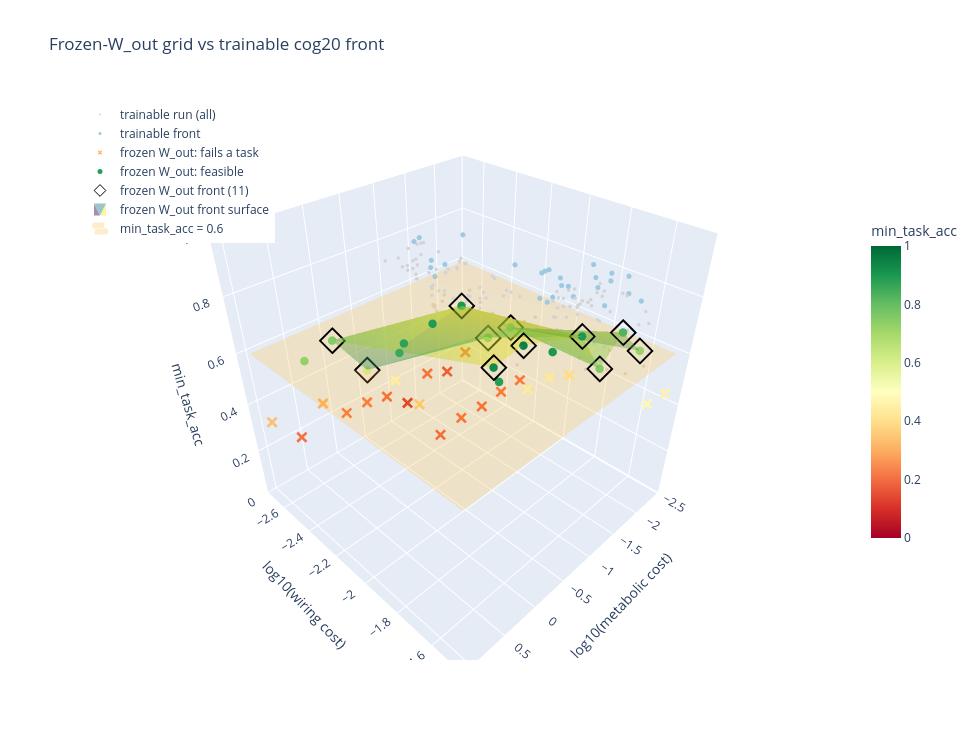

The notebook cell this image was saved under:
### Markdown cell above
## 4. The front (3D, interactive)

Grid networks coloured by accuracy (x = fails a task), the grid's front as a surface (Viridis) and big
markers; the trainable front run in light grey, its front as light-blue dots. Orange plane: 0.6.

### Code cell
def xyz(s):
    return dict(x=np.log10(s.metabolic_cost), y=np.log10(s.wiring_cost), z=s.min_task_acc)

def hov(s):
    return [f"rate budget {r.rate_budget:.3g}, wiring budget {r.conn_budget:.3g}<br>min_task_acc={r.min_task_acc:.3f} "
            f"mean={r.mean_acc:.3f}<br>metabolic={r.metabolic_cost:.4g} wiring={r.wiring_cost:.4g} conn_frac={r.conn_frac:.3f}"
            for r in s.itertuples()]

gf, gb = g[g.is_feasible], g[~g.is_feasible]
gp = g[g.is_pareto]
traces = [
    go.Scatter3d(**xyz(ref), mode="markers", name="trainable run (all)", marker=dict(size=2, color="lightgrey"), hoverinfo="skip"),
    go.Scatter3d(**xyz(ref[ref.is_pareto]), mode="markers", name="trainable front", marker=dict(size=3, color="#9ecae1"), hoverinfo="skip"),
    go.Scatter3d(**xyz(gb), mode="markers", name="frozen W_out: fails a task", hovertext=hov(gb), hoverinfo="text",
                 marker=dict(size=4, symbol="x", color=gb.min_task_acc, colorscale="RdYlGn", cmin=0, cmax=1)),
    go.Scatter3d(**xyz(gf), mode="markers", name="frozen W_out: feasible", hovertext=hov(gf), hoverinfo="text",
                 marker=dict(size=5, color=gf.min_task_acc, colorscale="RdYlGn", cmin=0, cmax=1,
                             colorbar=dict(title="min_task_acc", x=1.02, len=0.6))),
    go.Scatter3d(**xyz(gp), mode="markers", name=f"frozen W_out front ({len(gp)})", hovertext=hov(gp), hoverinfo="text",
                 marker=dict(size=9, color="black", symbol="diamond-open")),
]
if len(gp) >= 3:
    traces.append(go.Mesh3d(**xyz(gp), delaunayaxis="z", intensity=gp.min_task_acc, colorscale="Viridis", cmin=0, cmax=1,
                            opacity=0.45, name="frozen W_out front surface", showlegend=True, showscale=False, hoverinfo="skip"))
allx, ally = np.log10(pd.concat([g.metabolic_cost, ref.metabolic_cost])), np.log10(pd.concat([g.wiring_cost, ref.wiring_cost]))
traces.append(go.Surface(x=[allx.min(), allx.max()], y=[ally.min(), ally.max()], z=[[FEASIBLE_MIN_TASK_ACC] * 2] * 2,
                         colorscale=[[0, "orange"], [1, "orange"]], opacity=0.2, showscale=False,
                         name="min_task_acc = 0.6", showlegend=True, hoverinfo="skip"))
fig = go.Figure(traces)
fig.update_layout(title="Frozen-W_out grid vs trainable cog20 front",
                  scene=dict(xaxis_title="log10(metabolic cost)", yaxis_title="log10(wiring cost)",
                             zaxis_title="min_task_acc", zaxis=dict(range=[0, 1]), aspectmode="cube"),
                  width=980, height=740, legend=dict(x=0.0, y=1.0))
fig.show()

### Figure 1 — Plotly figure (JSON) as saved in the notebook; plotly's stock layout.template omitted (floating-point values rounded to 4 significant figures; data arrays with more than 128 entries replaced by an {"elided": "..."} marker saying what was removed)
{"data": [{"hoverinfo": "skip", "marker": {"color": "lightgrey", "size": 2}, "mode": "markers", "name": "trainable run (all)", "type": "scatter3d", "x": {"elided": "144 float values"}, "y": {"elided": "144 float values"}, "z": {"elided": "144 float values"}}, {"hoverinfo": "skip", "marker": {"color": "#9ecae1", "size": 3}, "mode": "markers", "name": "trainable front", "type": "scatter3d", "x": [-1.908, -1.184, -1.246, -2.139, -1.32, -2.2, -2.229, -1.275, -1.598, -0.9442, -1.66, -1.51, -1.262, -1.271, -1.573, -2.147, -1.719, -1.186, -1.79, -1.038, -2.18, -1.638, -1.53, -0.9973, -1.563, -2.096, -1.508], "y": [-2.201, -2.369, -1.773, -2.603, -1.852, -2.132, -2.101, -1.577, -2.697, -2.359, -1.58, -1.81, -1.813, -1.638, -1.724, -2.1, -1.686, -1.852, -2.671, -1.728, -1.626, -1.813, -1.634, -2.386, -1.57, -1.812, -2.699], "z": [0.7609, 0.7859, 0.8703, 0.7547, 0.7859, 0.7219, 0.7391, 0.9359, 0.7672, 0.825, 0.8578, 0.8313, 0.8203, 0.9297, 0.9172, 0.7422, 0.7812, 0.8125, 0.6016, 0.9266, 0.7656, 0.7828, 0.9187, 0.7875, 0.9234, 0.7672, 0.7594]}, {"hoverinfo": "text", "hovertext": ["rate budget 10.6, wiring budget 0.00215<br>min_task_acc=0.331 mean=0.657<br>metabolic=9.05 wiring=0.002145 conn_frac=0.001", "rate budget 4.23, wiring budget 0.00215<br>min_task_acc=0.208 mean=0.621<br>metabolic=4.004 wiring=0.002145 conn_frac=0.001", "rate budget 1.69, wiring budget 0.00215<br>min_task_acc=0.302 mean=0.621<br>metabolic=1.676 wiring=0.002145 conn_frac=0.001", "rate budget 0.676, wiring budget 0.00536<br>min_task_acc=0.509 mean=0.800<br>metabolic=0.774 wiring=0.005363 conn_frac=0.004", "rate budget 0.676, wiring budget 0.00215<br>min_task_acc=0.208 mean=0.585<br>metabolic=0.7706 wiring=0.002145 conn_frac=0.001", "rate budget 0.27, wiring budget 0.00536<br>min_task_acc=0.362 mean=0.711<br>metabolic=0.353 wiring=0.005363 conn_frac=0.002", "rate budget 0.27, wiring budget 0.00215<br>min_task_acc=0.206 mean=0.531<br>metabolic=0.347 wiring=0.002145 conn_frac=0.001", "rate budget 0.108, wiring budget 0.00536<br>min_task_acc=0.173 mean=0.666<br>metabolic=0.1614 wiring=0.005363 conn_frac=0.002", "rate budget 0.108, wiring budget 0.00215<br>min_task_acc=0.183 mean=0.548<br>metabolic=0.156 wiring=0.002145 conn_frac=0.001", "rate budget 0.0433, wiring budget 0.0134<br>min_task_acc=0.484 mean=0.929<br>metabolic=0.07025 wiring=0.01341 conn_frac=0.018", "rate budget 0.0433, wiring budget 0.00536<br>min_task_acc=0.192 mean=0.613<br>metabolic=0.0661 wiring=0.005363 conn_frac=0.001", "rate budget 0.0433, wiring budget 0.00215<br>min_task_acc=0.098 mean=0.511<br>metabolic=0.06734 wiring=0.002145 conn_frac=0.000", "rate budget 0.0173, wiring budget 0.0134<br>min_task_acc=0.475 mean=0.860<br>metabolic=0.02766 wiring=0.01341 conn_frac=0.011", "rate budget 0.0173, wiring budget 0.00536<br>min_task_acc=0.186 mean=0.572<br>metabolic=0.02636 wiring=0.005363 conn_frac=0.001", "rate budget 0.0173, wiring budget 0.00215<br>min_task_acc=0.188 mean=0.478<br>metabolic=0.02627 wiring=0.002145 conn_frac=0.000", "rate budget 0.00692, wiring budget 0.0335<br>min_task_acc=0.475 mean=0.893<br>metabolic=0.01179 wiring=0.03352 conn_frac=0.118", "rate budget 0.00692, wiring budget 0.0134<br>min_task_acc=0.428 mean=0.731<br>metabolic=0.01074 wiring=0.01341 conn_frac=0.009", "rate budget 0.00692, wiring budget 0.00536<br>min_task_acc=0.198 mean=0.557<br>metabolic=0.01065 wiring=0.005363 conn_frac=0.002", "rate budget 0.00692, wiring budget 0.00215<br>min_task_acc=0.144 mean=0.388<br>metabolic=0.01039 wiring=0.002145 conn_frac=0.000", "rate budget 0.00277, wiring budget 0.0335<br>min_task_acc=0.458 mean=0.825<br>metabolic=0.00462 wiring=0.03352 conn_frac=0.090", "rate budget 0.00277, wiring budget 0.0134<br>min_task_acc=0.475 mean=0.767<br>metabolic=0.00452 wiring=0.01341 conn_frac=0.012", "rate budget 0.00277, wiring budget 0.00536<br>min_task_acc=0.198 mean=0.517<br>metabolic=0.004201 wiring=0.005363 conn_frac=0.002", "rate budget 0.00277, wiring budget 0.00215<br>min_task_acc=0.191 mean=0.401<br>metabolic=0.004207 wiring=0.002145 conn_frac=0.001"], "marker": {"cmax": 1, "cmin": 0, "color": [0.3312, 0.2078, 0.3016, 0.5094, 0.2078, 0.3625, 0.2062, 0.1734, 0.1828, 0.4844, 0.1922, 0.09844, 0.475, 0.1859, 0.1875, 0.475, 0.4281, 0.1984, 0.1437, 0.4578, 0.475, 0.1984, 0.1906], "colorscale": [[0.0, "rgb(165,0,38)"], [0.1, "rgb(215,48,39)"], [0.2, "rgb(244,109,67)"], [0.3, "rgb(253,174,97)"], [0.4, "rgb(254,224,139)"], [0.5, "rgb(255,255,191)"], [0.6, "rgb(217,239,139)"], [0.7, "rgb(166,217,106)"], [0.8, "rgb(102,189,99)"], [0.9, "rgb(26,152,80)"], [1.0, "rgb(0,104,55)"]], "size": 4, "symbol": "x"}, "mode": "markers", "name": "frozen W_out: fails a task", "type": "scatter3d", "x": [0.9567, 0.6025, 0.2244, -0.1113, -0.1132, -0.4523, -0.4597, -0.7921, -0.8069, -1.153, -1.18, -1.172, -1.558, -1.579, -1.581, -1.928, -1.969, -1.973, -1.983, -2.335, -2.345, -2.377, -2.376], "y": [-2.669, -2.669, -2.669, -2.271, -2.669, -2.271, -2.669, -2.271, -2.669, -1.873, -2.271, -2.669, -1.873, -2.271, -2.669, -1.475, -1.873, -2.271, -2.669, -1.475, -1.873, -2.271, -2.669], "z": [0.3312, 0.2078, 0.3016, 0.5094, 0.2078, 0.3625, 0.2062, 0.1734, 0.1828, 0.4844, 0.1922, 0.09844, 0.475, 0.1859, 0.1875, 0.475, 0.4281, 0.1984, 0.1437, 0.4578, 0.475, 0.1984, 0.1906]}, {"hoverinfo": "text", "hovertext": ["rate budget 10.6, wiring budget 0.0335<br>min_task_acc=0.883 mean=0.987<br>metabolic=3.229 wiring=0.03094 conn_frac=0.654", "rate budget 10.6, wiring budget 0.0134<br>min_task_acc=0.855 mean=0.985<br>metabolic=5.003 wiring=0.0134 conn_frac=0.195", "rate budget 10.6, wiring budget 0.00536<br>min_task_acc=0.728 mean=0.958<br>metabolic=10.37 wiring=0.005363 conn_frac=0.017", "rate budget 4.23, wiring budget 0.0335<br>min_task_acc=0.927 mean=0.991<br>metabolic=3.664 wiring=0.03058 conn_frac=0.657", "rate budget 4.23, wiring budget 0.0134<br>min_task_acc=0.875 mean=0.986<br>metabolic=4.384 wiring=0.0134 conn_frac=0.196", "rate budget 4.23, wiring budget 0.00536<br>min_task_acc=0.752 mean=0.966<br>metabolic=4.647 wiring=0.005361 conn_frac=0.017", "rate budget 1.69, wiring budget 0.0335<br>min_task_acc=0.948 mean=0.994<br>metabolic=1.782 wiring=0.03144 conn_frac=0.644", "rate budget 1.69, wiring budget 0.0134<br>min_task_acc=0.891 mean=0.985<br>metabolic=1.964 wiring=0.0134 conn_frac=0.170", "rate budget 1.69, wiring budget 0.00536<br>min_task_acc=0.600 mean=0.898<br>metabolic=1.883 wiring=0.005363 conn_frac=0.006", "rate budget 0.676, wiring budget 0.0335<br>min_task_acc=0.898 mean=0.991<br>metabolic=0.8495 wiring=0.03302 conn_frac=0.635", "rate budget 0.676, wiring budget 0.0134<br>min_task_acc=0.902 mean=0.988<br>metabolic=0.8365 wiring=0.0134 conn_frac=0.134", "rate budget 0.27, wiring budget 0.0335<br>min_task_acc=0.897 mean=0.992<br>metabolic=0.3474 wiring=0.03351 conn_frac=0.592", "rate budget 0.27, wiring budget 0.0134<br>min_task_acc=0.759 mean=0.976<br>metabolic=0.351 wiring=0.0134 conn_frac=0.096", "rate budget 0.108, wiring budget 0.0335<br>min_task_acc=0.755 mean=0.982<br>metabolic=0.1513 wiring=0.0335 conn_frac=0.480", "rate budget 0.108, wiring budget 0.0134<br>min_task_acc=0.753 mean=0.976<br>metabolic=0.1589 wiring=0.01341 conn_frac=0.041", "rate budget 0.0433, wiring budget 0.0335<br>min_task_acc=0.827 mean=0.984<br>metabolic=0.07121 wiring=0.03352 conn_frac=0.295", "rate budget 0.0173, wiring budget 0.0335<br>min_task_acc=0.720 mean=0.953<br>metabolic=0.02885 wiring=0.03352 conn_frac=0.151"], "marker": {"cmax": 1, "cmin": 0, "color": [0.8828, 0.8547, 0.7281, 0.9266, 0.875, 0.7516, 0.9484, 0.8906, 0.6, 0.8984, 0.9016, 0.8969, 0.7594, 0.7547, 0.7531, 0.8266, 0.7203], "colorbar": {"len": 0.6, "title": {"text": "min_task_acc"}, "x": 1.02}, "colorscale": [[0.0, "rgb(165,0,38)"], [0.1, "rgb(215,48,39)"], [0.2, "rgb(244,109,67)"], [0.3, "rgb(253,174,97)"], [0.4, "rgb(254,224,139)"], [0.5, "rgb(255,255,191)"], [0.6, "rgb(217,239,139)"], [0.7, "rgb(166,217,106)"], [0.8, "rgb(102,189,99)"], [0.9, "rgb(26,152,80)"], [1.0, "rgb(0,104,55)"]], "size": 5}, "mode": "markers", "name": "frozen W_out: feasible", "type": "scatter3d", "x": [0.509, 0.6992, 1.016, 0.564, 0.6419, 0.6672, 0.2509, 0.2932, 0.275, -0.07082, -0.07752, -0.4591, -0.4547, -0.8201, -0.7989, -1.147, -1.54], "y": [-1.509, -1.873, -2.271, -1.515, -1.873, -2.271, -1.502, -1.873, -2.271, -1.481, -1.873, -1.475, -1.873, -1.475, -1.873, -1.475, -1.475], "z": [0.8828, 0.8547, 0.7281, 0.9266, 0.875, 0.7516, 0.9484, 0.8906, 0.6, 0.8984, 0.9016, 0.8969, 0.7594, 0.7547, 0.7531, 0.8266, 0.7203]}, {"hoverinfo": "text", "hovertext": ["rate budget 4.23, wiring budget 0.0335<br>min_task_acc=0.927 mean=0.991<br>metabolic=3.664 wiring=0.03058 conn_frac=0.657", "rate budget 4.23, wiring budget 0.00536<br>min_task_acc=0.752 mean=0.966<br>metabolic=4.647 wiring=0.005361 conn_frac=0.017", "rate budget 1.69, wiring budget 0.0335<br>min_task_acc=0.948 mean=0.994<br>metabolic=1.782 wiring=0.03144 conn_frac=0.644", "rate budget 1.69, wiring budget 0.00536<br>min_task_acc=0.600 mean=0.898<br>metabolic=1.883 wiring=0.005363 conn_frac=0.006", "rate budget 0.676, wiring budget 0.0134<br>min_task_acc=0.902 mean=0.988<br>metabolic=0.8365 wiring=0.0134 conn_frac=0.134", "rate budget 0.27, wiring budget 0.0335<br>min_task_acc=0.897 mean=0.992<br>metabolic=0.3474 wiring=0.03351 conn_frac=0.592", "rate budget 0.27, wiring budget 0.0134<br>min_task_acc=0.759 mean=0.976<br>metabolic=0.351 wiring=0.0134 conn_frac=0.096", "rate budget 0.108, wiring budget 0.0335<br>min_task_acc=0.755 mean=0.982<br>metabolic=0.1513 wiring=0.0335 conn_frac=0.480", "rate budget 0.108, wiring budget 0.0134<br>min_task_acc=0.753 mean=0.976<br>metabolic=0.1589 wiring=0.01341 conn_frac=0.041", "rate budget 0.0433, wiring budget 0.0335<br>min_task_acc=0.827 mean=0.984<br>metabolic=0.07121 wiring=0.03352 conn_frac=0.295", "rate budget 0.0173, wiring budget 0.0335<br>min_task_acc=0.720 mean=0.953<br>metabolic=0.02885 wiring=0.03352 conn_frac=0.151"], "marker": {"color": "black", "size": 9, "symbol": "diamond-open"}, "mode": "markers", "name": "frozen W_out front (11)", "type": "scatter3d", "x": [0.564, 0.6672, 0.2509, 0.275, -0.07752, -0.4591, -0.4547, -0.8201, -0.7989, -1.147, -1.54], "y": [-1.515, -2.271, -1.502, -2.271, -1.873, -1.475, -1.873, -1.475, -1.873, -1.475, -1.475], "z": [0.9266, 0.7516, 0.9484, 0.6, 0.9016, 0.8969, 0.7594, 0.7547, 0.7531, 0.8266, 0.7203]}, {"cmax": 1, "cmin": 0, "colorscale": [[0.0, "#440154"], [0.1111, "#482878"], [0.2222, "#3e4989"], [0.3333, "#31688e"], [0.4444, "#26828e"], [0.5556, "#1f9e89"], [0.6667, "#35b779"], [0.7778, "#6ece58"], [0.8889, "#b5de2b"], [1.0, "#fde725"]], "delaunayaxis": "z", "hoverinfo": "skip", "intensity": [0.9266, 0.7516, 0.9484, 0.6, 0.9016, 0.8969, 0.7594, 0.7547, 0.7531, 0.8266, 0.7203], "name": "frozen W_out front surface", "opacity": 0.45, "showlegend": true, "showscale": false, "type": "mesh3d", "x": [0.564, 0.6672, 0.2509, 0.275, -0.07752, -0.4591, -0.4547, -0.8201, -0.7989, -1.147, -1.54], "y": [-1.515, -2.271, -1.502, -2.271, -1.873, -1.475, -1.873, -1.475, -1.873, -1.475, -1.475], "z": [0.9266, 0.7516, 0.9484, 0.6, 0.9016, 0.8969, 0.7594, 0.7547, 0.7531, 0.8266, 0.7203]}, {"colorscale": [[0, "orange"], [1, "orange"]], "hoverinfo": "skip", "name": "min_task_acc = 0.6", "opacity": 0.2, "showlegend": true, "showscale": false, "type": "surface", "x": [-2.41, 1.016], "y": [-2.699, -1.475], "z": [[0.6, 0.6], [0.6, 0.6]]}], "layout": {"height": 740, "legend": {"x": 0.0, "y": 1.0}, "scene": {"aspectmode": "cube", "xaxis": {"title": {"text": "log10(metabolic cost)"}}, "yaxis": {"title": {"text": "log10(wiring cost)"}}, "zaxis": {"range": [0, 1], "title": {"text": "min_task_acc"}}}, "title": {"text": "Frozen-W_out grid vs trainable cog20 front"}, "width": 980}}
